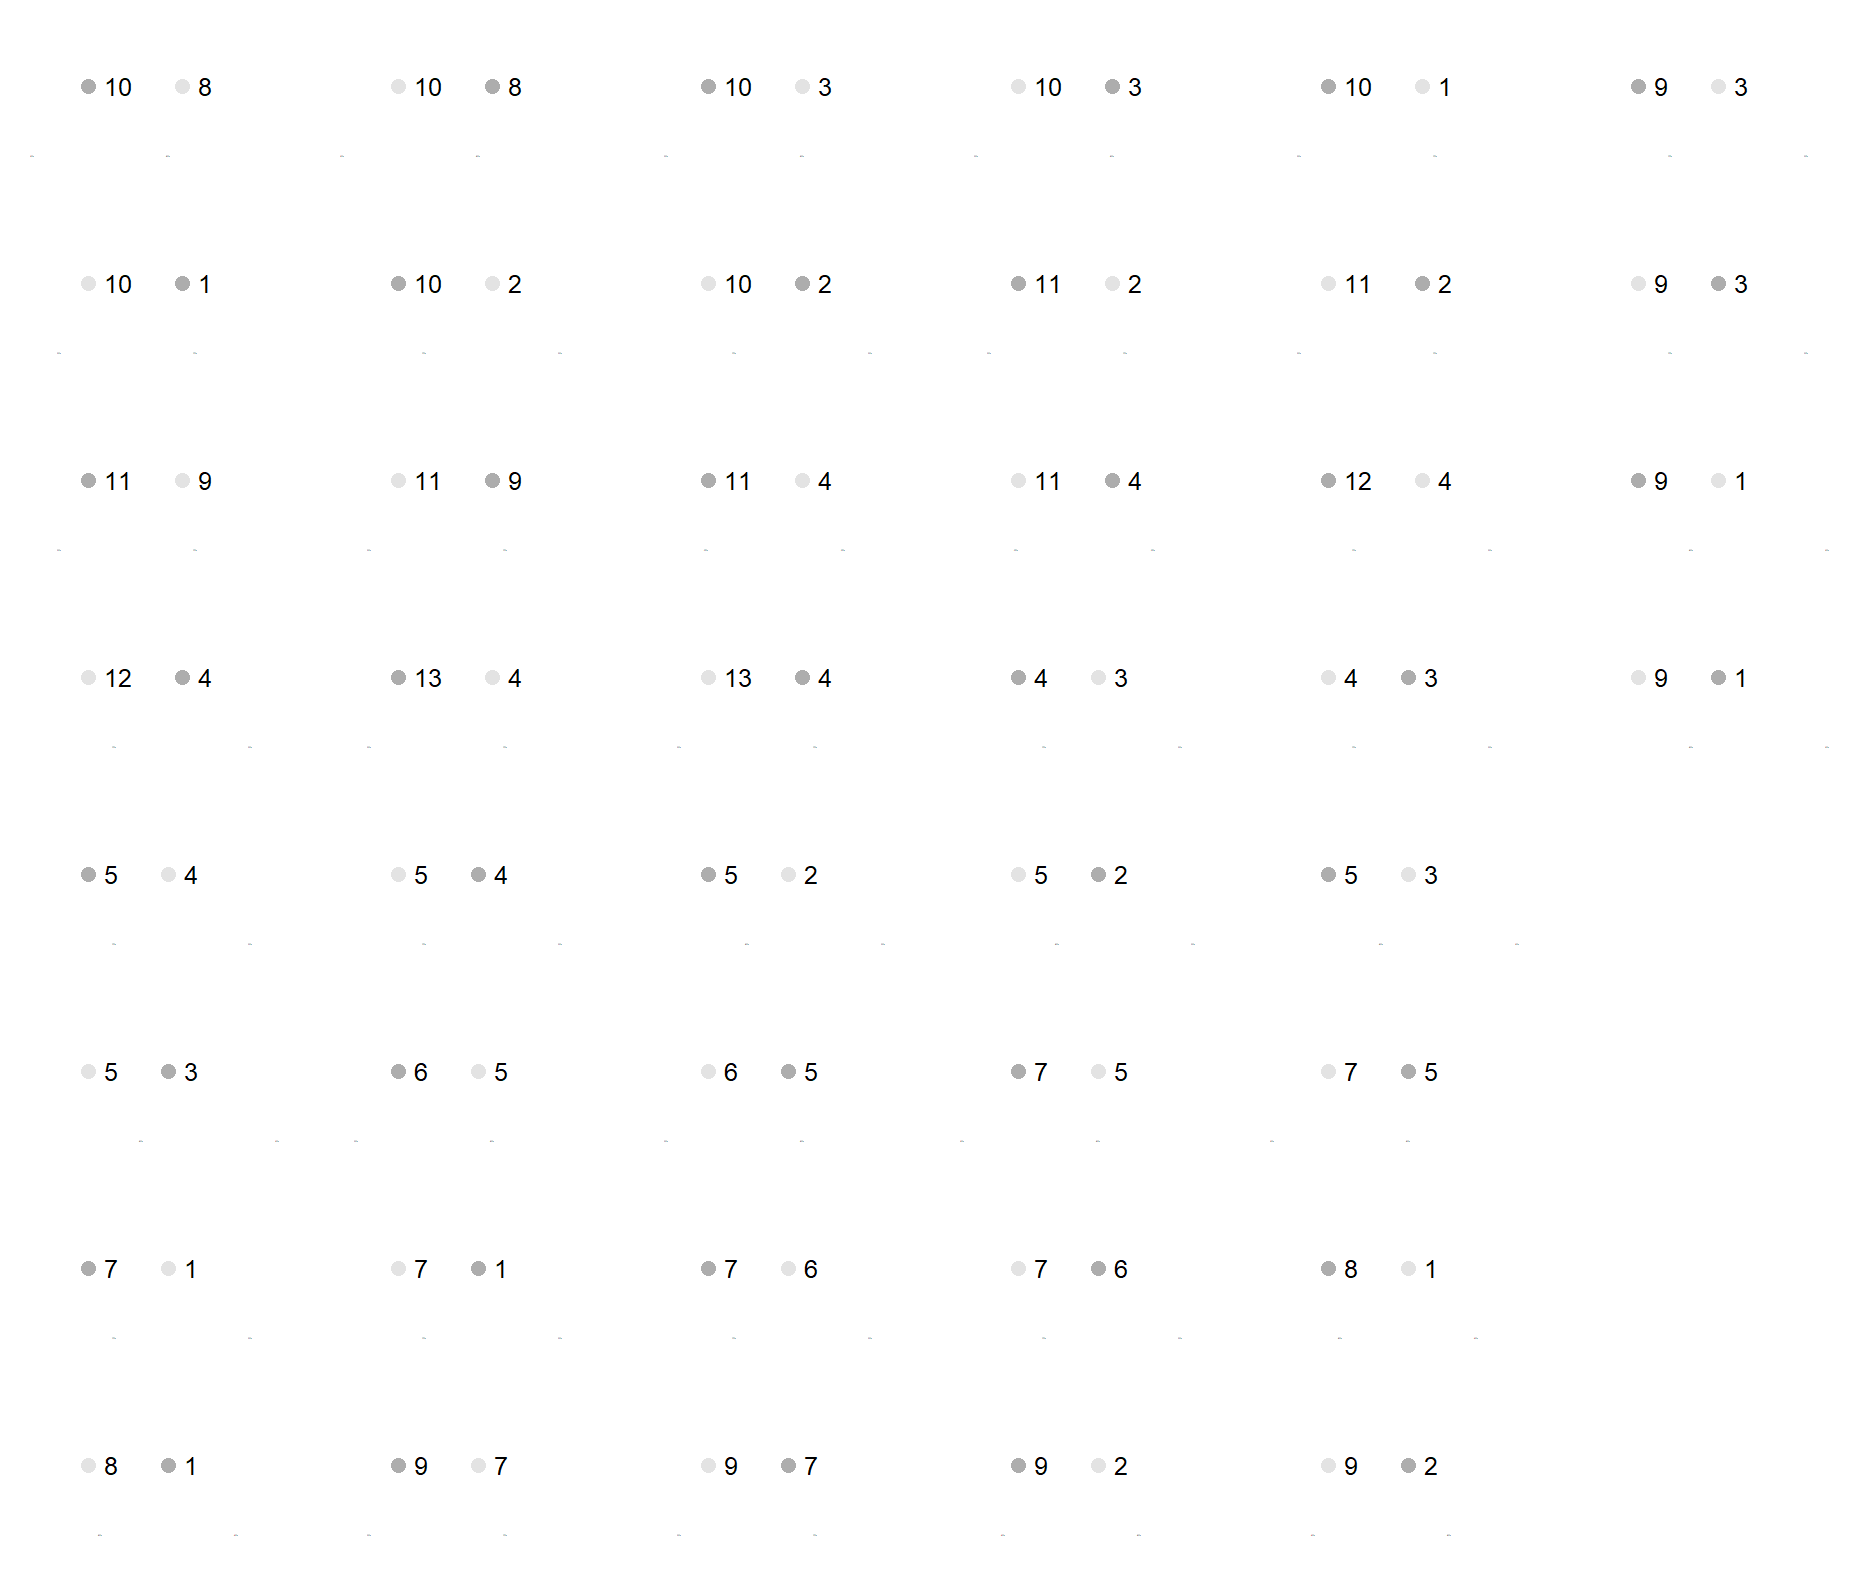

This chart was generated by the following R code:
rm(list=ls(all=TRUE))
library(data.table)
library(extrafont)
#font_import(pattern = "arial")
#loadfonts(device = "win")
#fonttable() # lists the fonts that r knows currently

# THE BELOW IS JUST IF THE FONT READGING DOES NOT WORK
#extrafont::fonttable()
# fntbl <- fread(system.file("fontmap", "fonttable.csv", package="extrafontdb"))
# fntbl[FullName == 'Roboto Slab Thin', FamilyName := 'Roboto Slab Thin']
#fwrite(fntbl, system.file("fontmap", "fonttable.csv", package="extrafontdb"))
library(ggplot2)
library(scales)

setwd(dirname(rstudioapi::getActiveDocumentContext()$path))
# Load stimuli ----------------------------------------------------------------
# Names of columns we would like to drop
drop_these_columns <- c("budget", "state","trial","start","type")
# Load stimuli drop cols_to_drop
d <- rbindlist(lapply(list.files('stimuli', full = TRUE), fread, drop = drop_these_columns, fill = TRUE))

make_sprites <- function(d = d) {
  d1 <- d[,1:(1/2*ncol(d)),]
  d2 <- d[, (1/2*ncol(d)+1):ncol(d),]
  setnames(d2, names(d1))
  d <- rbind(d1,d2, fill = T)
  d <- unique(d)
  
  for (i in 1:nrow(d)) {
    dd <- d[i]
    dd[, id := 1:.N]
    dd <- melt(dd, id = 'id', measure = list(1:2, 3:4), value = c('x','p'))
    dd[, variablef := factor(x, levels = x,  abs(x))] #labels = paste0(ifelse(sign(x) == 1, "+", "-"), include this in factor(x,levels = x ...)labels = paste0(ifelse(sign(x) == 1, "+", "-"), to get "-" and "+" signs
    dd[, variablef2 := reorder(variablef, 2:1)]
    plot_and_save(dd, 'variablef2', 1:2)
    plot_and_save(dd, 'variablef2', 2:1)
  }
}

plot_and_save <- function(dd, v, colorder) {
  font_name <- "Arial"
  cols <- c('grey89', 'grey68')
  cols <- cols[colorder]
  leg.l.margin <- -0.1 # margin from the left side of the plot to the point
  leg.txt.r.margin <- -2 # margin at the right side of the text (outcome)
  leg.txt.l.margin <- -3.5 # margin at the left side of the text (betwen point and outcome)
  v <- "variablef2"
  theplot <- ggplot(dd, aes_string(x = 0, fill = v, color = v, group = v)) +
    #geom_bar(aes(y = p), stat = 'identity', width = .2, color = NA) +
    theme_void(base_family = font_name, base_size = 20) +
    coord_flip() +
    xlim(-.2,1) +
    geom_point(aes(x = -100, y = p), size = .5) +
    theme(
      legend.direction = 'horizontal',
      legend.position = c(0,0.5),
      legend.justification = c(0, 0),
      legend.key.width = unit(.2, 'lines'),
      legend.key.height = unit(.01, 'lines'),
      legend.title = element_blank(),
      legend.margin = margin(l = leg.l.margin, r = .01, unit = 'lines'),
      # the point and the outcome (legend of the bar)
      legend.text = element_text(
        size = 3,
        margin = margin(r = leg.txt.r.margin, l = leg.txt.l.margin, unit = "lines")),
      aspect.ratio = 1/1.6,
      plot.margin = margin(0)) +
    scale_fill_manual(values = cols) +
    scale_color_manual(values = cols) +
    guides(fill = 'none', color = guide_legend(reverse = TRUE,
                                               override.aes = list(shape = 16))) +
    #the text in the bar
    geom_text(
      aes(y = p, label = percent(p, accuracy = 1)),
      position = position_stack(vjust = .5),
      size = 0,
      family = font_name,
      color = 'black')
  
  fn <- dd[order(variablef), paste(x[1], sprintf("%.0f", p[1] * 100), x[2], collapse='_', sep='_')]
  fn <- paste0('sprite_', fn, '_featurecolor', paste0(colorder-1, collapse = ''), '.png')
  print(fn)
  ggsave(plot = theplot, filename = file.path('sprites_experience', fn), width = 0.5, height = 0.5/1.6, units='in', dpi = 600)
}

make_sprites(d = d)
warnings()

##
# Combine the individual images to one sprite.css image
# which is one img that contains all imgs on a grid
# and one associated .css file that refers to the locations on the grid
# --------------------------------------------------------------------------
# 1. Downloade imagemagic for your OS: https://imagemagick.org/script/download.php
# 2. Run the code in "installation" at https://github.com/krzysztof-o/spritesheet.js/
# Download Texture packer https://www.codeandweb.com/texturepacker/tutorials/how-to-create-a-sprite-sheet
system("rm sprites.png sprites.css")
system("glue sprites . --sprite-namespace= --namespace=")

